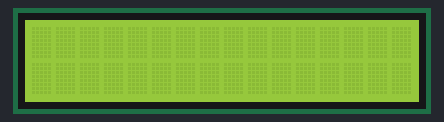
A sketch run on a simulated Arduino Uno, built with avr-gcc and run on an emulated ATmega328P. On the bench: 16×2 character LCD.

Above: at 0.1 s.
At 1.1 s:
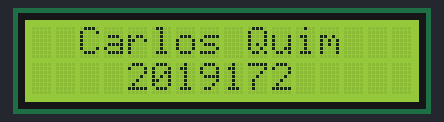

The sketch:

LCD_Nombre_Carnet.ino
```cpp
/*
Fundación Kinal
Centro Educativo Técnico Labral Kinal
Electrónica
Grado: Quinto
Sección: A
Curso: Taller de Electrónica Digital y Reparación de Computadoras I
Nombre: Carlos Alexander Quim Chapaz
Carné: 2019172 
*/
#include <LiquidCrystal.h>

LiquidCrystal lcd_quim(12,11,5,4,3,2);

void setup() {
  lcd_quim.begin(16,2);
}

void loop() {
  delay(1000);
  lcd_quim.setCursor(2,0);
  lcd_quim.print("Carlos Quim");
  lcd_quim.setCursor(4,2);
  lcd_quim.print("2019172");
  delay(1000);
  lcd_quim.clear();
}
```

Measured:
- what the display in image 1 shows lasts 1.0 s, from 1.1 s to 2.1 s
